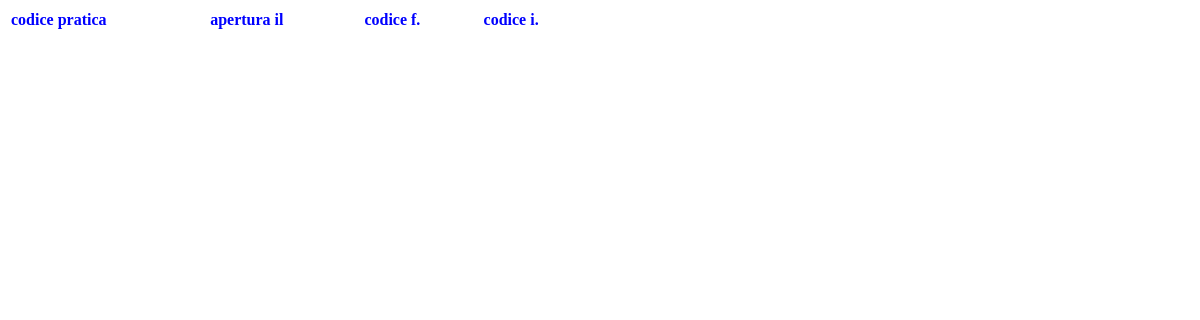
The page /queries/q1t on the database as committed earlier.
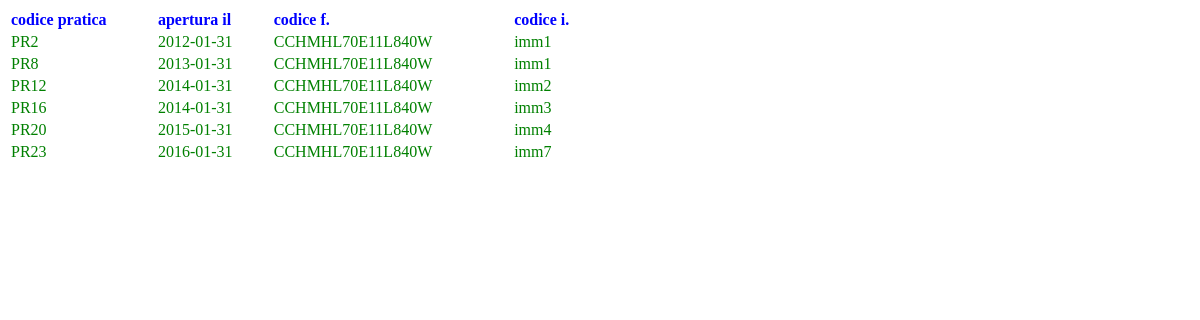
The same page on the database as committed later.
### app01/models.py (models this page shows, shortened)
class Pratica(models.Model):
    codprat = models.CharField(max_length=100, primary_key=True)
    apertprat = models.DateField(null = True)
    primsoll = models.DateField(null = True)
    rispprimsoll = models.DateField(null = True)
    secsoll = models.DateField(null = True)
    inizlavori = models.DateField(null = True)
    finlavori = models.DateField(null = True)
    collaudo = models.DateField(null = True)
    esitcoll = models.CharField(max_length=20)
    chiusuraprat = models.DateField(null = True)
    codfunz = models.ForeignKey('app01.Funzionari')
    codimm = models.ForeignKey('app01.Immobile')

class Funzionari(models.Model):
    codfisc = models.CharField(max_length=11, primary_key=True)
    nome = models.CharField(max_length=20)
    cognome = models.CharField(max_length=20)
    password = models.CharField(max_length=20)
    def __str__(self):
        return self.codfisc

class Immobile(models.Model):
    codimm = models.CharField(max_length=100, primary_key=True)
    indirizzo = models.CharField(max_length=100, null = True)
    comune = models.CharField(max_length=30, null = True)
    numaz = models.ForeignKey('Azienda')
    def __str__(self):
        return self.codimm

### app01/views.py (the view)
def q1t(request):
  p1 = Pratica.objects.filter(chiusuraprat__isnull=True, apertprat__lte=(timezone.now()-relativedelta(years=1)))
  query = []
  for p in p1:
    query.append({'cp': p.codprat, 'ap': str(p.apertprat), 'cf': str(p.codfunz), 'ci': str(p.codimm) })
  return render(request, 'estesa.html', {'q1t': query})

### app01/templates/estesa.html (shortened to what this page needs)
{% extends "base.html" %}
{% block query %}
<table style="width:50%">
  <tr>
    <th align="left">codice pratica</th>
    <th align="left">apertura il</th>
    <th align="left">codice f.</th>
    <th align="left">codice i.</th>
  </tr>
    {% for p in q1t %}
    <tr>
        <td>{{ p.cp }}</td>
        <td>{{ p.ap }}</td>
        <td>{{ p.cf }}</td>
        <td>{{ p.ci }}</td>
    </tr>
    {% endfor %}
{% endblock %}

### app01/templates/base.html (shortened to what this page needs)
{% load static %}
<!doctype html>
<html>
<head>
  <link rel="stylesheet" type="text/css" href="{% static 'app01/css/style.css' %}" />
</head>
<body>
  <div>
    {% block query %}This is block query (default){% endblock %}
  </div>
</body>
</html>

### app01/static/app01/css/style.css (style rules this page uses)
th { color: blue; }
td { color: green; }

Rows that differ between the two databases and show on the page:
now on this page (row edited): Pratica: cp "PR2"
now on this page (row unchanged): Funzionari: cf "CCHMHL70E11L840W" "CCHMHL70E11L840W" "CCHMHL70E11L840W" "CCHMHL70E11L840W" "CCHMHL70E11L840W" "CCHMHL70E11L840W"
now on this page (row unchanged): Immobile: ci "imm1" "imm1"
now on this page (row edited): Pratica: cp "PR8"
now on this page (row edited): Pratica: cp "PR12"
now on this page (row unchanged): Immobile: ci "imm2"
now on this page (row edited): Pratica: cp "PR16"
now on this page (row unchanged): Immobile: ci "imm3"
now on this page (row edited): Pratica: cp "PR20"
now on this page (row unchanged): Immobile: ci "imm4"
now on this page (row edited): Pratica: cp "PR23"
now on this page (row unchanged): Immobile: ci "imm7"
Other text that changed with them:
new list line: "2012-01-31"
new list line: "2013-01-31"
new list line: "2014-01-31"
new list line: "2015-01-31"
new list line: "2016-01-31"
